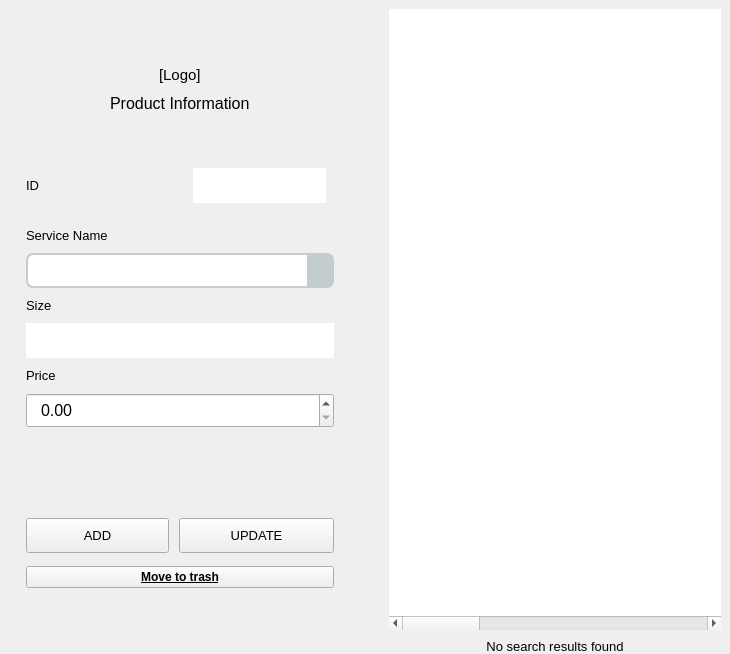
               <widget class="QWidget" name="list_prices" native="true">
                <property name="sizePolicy">
                 <sizepolicy hsizetype="Preferred" vsizetype="Expanding">
                  <horstretch>0</horstretch>
                  <verstretch>0</verstretch>
                 </sizepolicy>
                </property>
                <property name="minimumSize">
                 <size>
                  <width>730</width>
                  <height>500</height>
                 </size>
                </property>
                <layout class="QGridLayout" name="gridLayout_3">
                 <property name="leftMargin">
                  <number>0</number>
                 </property>
                 <property name="topMargin">
                  <number>0</number>
                 </property>
                 <property name="rightMargin">
                  <number>0</number>
                 </property>
                 <property name="bottomMargin">
                  <number>0</number>
                 </property>
                 <property name="spacing">
                  <number>0</number>
                 </property>
                 <item row="0" column="0">
                  <widget class="QWidget" name="price_main_widget" native="true">
                   <property name="sizePolicy">
                    <sizepolicy hsizetype="Preferred" vsizetype="Expanding">
                     <horstretch>0</horstretch>
                     <verstretch>0</verstretch>
                    </sizepolicy>
                   </property>
                   <layout class="QHBoxLayout" name="horizontalLayout_12">
                    <property name="spacing">
                     <number>0</number>
                    </property>
                    <property name="leftMargin">
                     <number>0</number>
                    </property>
                    <property name="topMargin">
                     <number>0</number>
                    </property>
                    <property name="rightMargin">
                     <number>0</number>
                    </property>
                    <property name="bottomMargin">
                     <number>0</number>
                    </property>
                    <item>
                     <widget class="QWidget" name="add_item" native="true">
                      <property name="minimumSize">
                       <size>
                        <width>350</width>
                        <height>500</height>
                       </size>
                      </property>
                      <property name="maximumSize">
                       <size>
                        <width>360</width>
                        <height>16777215</height>
                       </size>
                      </property>
                      <property name="styleSheet">
                       <string notr="true"/>
                      </property>
                      <layout class="QVBoxLayout" name="verticalLayout_11">
                       <property name="spacing">
                        <number>10</number>
                       </property>
                       <property name="leftMargin">
                        <number>26</number>
                       </property>
                       <property name="topMargin">
                        <number>26</number>
                       </property>
                       <property name="rightMargin">
                        <number>26</number>
                       </property>
                       <property name="bottomMargin">
                        <number>26</number>
                       </property>
                       <item>
                        <spacer name="verticalSpacer_13">
                         <property name="orientation">
                          <enum>Qt::Vertical</enum>
                         </property>
                         <property name="sizeHint" stdset="0">
                          <size>
                           <width>20</width>
                           <height>40</height>
                          </size>
                         </property>
                        </spacer>
                       </item>
                       <item alignment="Qt::AlignHCenter|Qt::AlignVCenter">
                        <widget class="QLabel" name="pl_logo">
                         <property name="font">
                          <font>
                           <pointsize>11</pointsize>
                          </font>
                         </property>
                         <property name="text">
                          <string>[Logo]</string>
                         </property>
                        </widget>
                       </item>
                       <item alignment="Qt::AlignHCenter">
                        <widget class="QWidget" name="product_info_widget" native="true">
                         <property name="font">
                          <font>
                           <pointsize>11</pointsize>
                          </font>
                         </property>
                         <layout class="QHBoxLayout" name="horizontalLayout_4">
                          <property name="spacing">
                           <number>13</number>
                          </property>
                          <property name="leftMargin">
                           <number>0</number>
                          </property>
                          <property name="topMargin">
                           <number>0</number>
                          </property>
                          <property name="rightMargin">
                           <number>0</number>
                          </property>
                          <property name="bottomMargin">
                           <number>0</number>
                          </property>
                          <item>
                           <widget class="QLabel" name="product_info_label">
                            <property name="font">
                             <font>
                              <pointsize>12</pointsize>
                              <weight>50</weight>
                              <bold>false</bold>
                             </font>
                            </property>
                            <property name="text">
                             <string>Product Information</string>
                            </property>
                           </widget>
                          </item>
                         </layout>
                        </widget>
                       </item>
                       <item>
                        <spacer name="verticalSpacer_8">
                         <property name="orientation">
                          <enum>Qt::Vertical</enum>
                         </property>
                         <property name="sizeHint" stdset="0">
                          <size>
                           <width>20</width>
                           <height>40</height>
                          </size>
                         </property>
                        </spacer>
                       </item>
                       <item>
                        <layout class="QHBoxLayout" name="horizontalLayout_11">
                         <property name="leftMargin">
                          <number>0</number>
                         </property>
                         <property name="topMargin">
                          <number>5</number>
                         </property>
                         <property name="bottomMargin">
                          <number>5</number>
                         </property>
                         <item>
                          <widget class="QLabel" name="label_18">
                           <property name="font">
                            <font>
                             <pointsize>10</pointsize>
                            </font>
                           </property>
                           <property name="styleSheet">
                            <string notr="true"/>
                           </property>
                           <property name="text">
                            <string>ID</string>
                           </property>
                          </widget>
                         </item>
                         <item alignment="Qt::AlignHCenter">
                          <widget class="QLineEdit" name="id_pricelist">
                           <property name="enabled">
                            <bool>true</bool>
                           </property>
                           <property name="sizePolicy">
                            <sizepolicy hsizetype="Minimum" vsizetype="Fixed">
                             <horstretch>0</horstretch>
                             <verstretch>0</verstretch>
                            </sizepolicy>
                           </property>
                           <property name="minimumSize">
                            <size>
                             <width>0</width>
                             <height>35</height>
                            </size>
                           </property>
                           <property name="maximumSize">
                            <size>
                             <width>16777215</width>
                             <height>35</height>
                            </size>
                           </property>
                           <property name="font">
                            <font>
                             <pointsize>10</pointsize>
                            </font>
                           </property>
                           <property name="cursor">
                            <cursorShape>ForbiddenCursor</cursorShape>
                           </property>
                           <property name="styleSheet">
                            <string notr="true">QLineEdit{
	padding-left: 10px;
}</string>
                           </property>
                           <property name="frame">
                            <bool>false</bool>
                           </property>
                           <property name="readOnly">
                            <bool>true</bool>
                           </property>
                          </widget>
                         </item>
                        </layout>
                       </item>
                       <item>
                        <widget class="QFrame" name="product_info_separator">
                         <property name="sizePolicy">
                          <sizepolicy hsizetype="Preferred" vsizetype="Expanding">
                           <horstretch>0</horstretch>
                           <verstretch>0</verstretch>
                          </sizepolicy>
                         </property>
                         <property name="maximumSize">
                          <size>
                           <width>16777215</width>
                           <height>2</height>
                          </size>
                         </property>
                         <property name="frameShape">
                          <enum>QFrame::StyledPanel</enum>
                         </property>
                         <property name="frameShadow">
                          <enum>QFrame::Raised</enum>
                         </property>
                        </widget>
                       </item>
                       <item>
                        <widget class="QLabel" name="label_19">
                         <property name="font">
                          <font>
                           <pointsize>10</pointsize>
                          </font>
                         </property>
                         <property name="text">
                          <string>Service Name</string>
                         </property>
                        </widget>
                       </item>
                       <item>
                        <widget class="QComboBox" name="cat_name_pricelist">
                         <property name="minimumSize">
                          <size>
                           <width>0</width>
                           <height>35</height>
                          </size>
                         </property>
                         <property name="maximumSize">
                          <size>
                           <width>16777215</width>
                           <height>35</height>
                          </size>
                         </property>
                         <property name="cursor">
                          <cursorShape>PointingHandCursor</cursorShape>
                         </property>
                         <property name="styleSheet">
                          <string notr="true">QComboBox{
	background-color:white;
	color:black;
	border-radius:7px;
    border: 2px solid #c3ccce;
	padding-left: 10px;

}

QComboBox::drop-down {
	border: 0px;
	background-color: #c3ccce;
	padding: 5px 5px;
width: 15px;
}

QComboBox::down-arrow {
	image: url(:/icon/icon/down-arrow.png);
	width: 15px;
	height: 15px;
	padding: 10px 10px;
}</string>
                         </property>
                        </widget>
                       </item>
                       <item>
                        <widget class="QLabel" name="label_20">
                         <property name="font">
                          <font>
                           <pointsize>10</pointsize>
                          </font>
                         </property>
                         <property name="text">
                          <string>Size</string>
                         </property>
                        </widget>
                       </item>
                       <item>
                        <widget class="QLineEdit" name="size_pricelist">
                         <property name="minimumSize">
                          <size>
                           <width>0</width>
                           <height>35</height>
                          </size>
                         </property>
                         <property name="maximumSize">
                          <size>
                           <width>16777215</width>
                           <height>35</height>
                          </size>
                         </property>
                         <property name="font">
                          <font>
                           <pointsize>10</pointsize>
                          </font>
                         </property>
                         <property name="styleSheet">
                          <string notr="true">QDoubleSpinBox{
	padding-left: 10px;
}</string>
                         </property>
                         <property name="frame">
                          <bool>false</bool>
                         </property>
                        </widget>
                       </item>
                       <item>
                        <widget class="QLabel" name="label_21">
                         <property name="font">
                          <font>
                           <pointsize>10</pointsize>
                          </font>
                         </property>
                         <property name="text">
                          <string>Price</string>
                         </property>
                        </widget>
                       </item>
                       <item>
                        <widget class="QDoubleSpinBox" name="price_pricelist">
                         <property name="minimumSize">
                          <size>
                           <width>0</width>
                           <height>35</height>
                          </size>
                         </property>
                         <property name="font">
                          <font>
                           <pointsize>12</pointsize>
                          </font>
                         </property>
                         <property name="styleSheet">
                          <string notr="true">QDoubleSpinBox{
	padding-left: 10px;
}</string>
                         </property>
                         <property name="maximum">
                          <double>9999999.000000000000000</double>
                         </property>
                        </widget>
                       </item>
                       <item>
                        <spacer name="verticalSpacer_11">
                         <property name="orientation">
                          <enum>Qt::Vertical</enum>
                         </property>
                         <property name="sizeHint" stdset="0">
                          <size>
                           <width>20</width>
                           <height>40</height>
                          </size>
                         </property>
                        </spacer>
                       </item>
                       <item>
                        <spacer name="verticalSpacer_7">
                         <property name="orientation">
                          <enum>Qt::Vertical</enum>
                         </property>
                         <property name="sizeHint" stdset="0">
                          <size>
                           <width>20</width>
                           <height>40</height>
                          </size>
                         </property>
                        </spacer>
                       </item>
                       <item>
                        <widget class="QWidget" name="widget_15" native="true">
                         <property name="sizePolicy">
                          <sizepolicy hsizetype="Preferred" vsizetype="Expanding">
                           <horstretch>0</horstretch>
                           <verstretch>0</verstretch>
                          </sizepolicy>
                         </property>
                         <layout class="QVBoxLayout" name="verticalLayout_42">
                          <property name="spacing">
                           <number>13</number>
                          </property>
                          <property name="leftMargin">
                           <number>0</number>
                          </property>
                          <property name="topMargin">
                           <number>0</number>
                          </property>
                          <property name="rightMargin">
                           <number>0</number>
                          </property>
                          <property name="bottomMargin">
                           <number>0</number>
                          </property>
                          <item>
                           <layout class="QHBoxLayout" name="horizontalLayout_50">
                            <property name="spacing">
                             <number>10</number>
                            </property>
                            <item>
                             <widget class="QPushButton" name="add_item_pricelist_btn">
                              <property name="sizePolicy">
                               <sizepolicy hsizetype="Expanding" vsizetype="Fixed">
                                <horstretch>0</horstretch>
                                <verstretch>0</verstretch>
                               </sizepolicy>
                              </property>
                              <property name="minimumSize">
                               <size>
                                <width>0</width>
                                <height>35</height>
                               </size>
                              </property>
                              <property name="maximumSize">
                               <size>
                                <width>16777215</width>
                                <height>35</height>
                               </size>
                              </property>
                              <property name="font">
                               <font>
                                <pointsize>10</pointsize>
                               </font>
                              </property>
                              <property name="cursor">
                               <cursorShape>PointingHandCursor</cursorShape>
                              </property>
                              <property name="text">
                               <string>ADD</string>
                              </property>
                             </widget>
                            </item>
                            <item>
                             <widget class="QPushButton" name="update_pricelist_btn">
                              <property name="sizePolicy">
                               <sizepolicy hsizetype="Expanding" vsizetype="Maximum">
                                <horstretch>0</horstretch>
                                <verstretch>0</verstretch>
                               </sizepolicy>
                              </property>
                              <property name="minimumSize">
                               <size>
                                <width>155</width>
                                <height>35</height>
                               </size>
                              </property>
                              <property name="maximumSize">
                               <size>
                                <width>16777215</width>
                                <height>16777215</height>
                               </size>
                              </property>
                              <property name="font">
                               <font>
                                <pointsize>10</pointsize>
                               </font>
                              </property>
                              <property name="cursor">
                               <cursorShape>PointingHandCursor</cursorShape>
                              </property>
                              <property name="text">
                               <string>UPDATE</string>
                              </property>
                             </widget>
                            </item>
                           </layout>
                          </item>
                          <item>
                           <layout class="QHBoxLayout" name="horizontalLayout_13">
                            <item>
                             <widget class="QPushButton" name="delete_pricelist_btn">
                              <property name="sizePolicy">
                               <sizepolicy hsizetype="Expanding" vsizetype="Minimum">
                                <horstretch>0</horstretch>
                                <verstretch>0</verstretch>
                               </sizepolicy>
                              </property>
                              <property name="minimumSize">
                               <size>
                                <width>0</width>
                                <height>20</height>
                               </size>
                              </property>
                              <property name="maximumSize">
                               <size>
                                <width>16777215</width>
                                <height>16777215</height>
                               </size>
                              </property>
                              <property name="font">
                               <font>
                                <pointsize>9</pointsize>
                                <weight>75</weight>
                                <bold>true</bold>
                                <underline>true</underline>
                               </font>
                              </property>
                              <property name="cursor">
                               <cursorShape>PointingHandCursor</cursorShape>
                              </property>
                              <property name="text">
                               <string>Move to trash</string>
                              </property>
                             </widget>
                            </item>
                           </layout>
                          </item>
                         </layout>
                        </widget>
                       </item>
                       <item>
                        <spacer name="verticalSpacer_18">
                         <property name="orientation">
                          <enum>Qt::Vertical</enum>
                         </property>
                         <property name="sizeHint" stdset="0">
                          <size>
                           <width>20</width>
                           <height>40</height>
                          </size>
                         </property>
                        </spacer>
                       </item>
                      </layout>
                     </widget>
                    </item>
                    <item>
                     <widget class="QWidget" name="table_item" native="true">
                      <property name="sizePolicy">
                       <sizepolicy hsizetype="Expanding" vsizetype="Preferred">
                        <horstretch>0</horstretch>
                        <verstretch>0</verstretch>
                       </sizepolicy>
                      </property>
                      <layout class="QVBoxLayout" name="verticalLayout_10">
                       <property name="spacing">
                        <number>0</number>
                       </property>
                       <property name="leftMargin">
                        <number>20</number>
                       </property>
                       <property name="topMargin">
                        <number>0</number>
                       </property>
                       <property name="rightMargin">
                        <number>0</number>
                       </property>
                       <property name="bottomMargin">
                        <number>0</number>
                       </property>
                       <item>
                        <widget class="QWidget" name="pricelist_table_widget" native="true">
                         <layout class="QVBoxLayout" name="verticalLayout_63">
                          <item>
                           <widget class="QTableWidget" name="pricelist_table">
                            <property name="enabled">
                             <bool>true</bool>
                            </property>
                            <property name="cursor" stdset="0">
                             <cursorShape>IBeamCursor</cursorShape>
                            </property>
                            <property name="autoFillBackground">
                             <bool>false</bool>
                            </property>
                            <property name="styleSheet">
                             <string notr="true">
#tableWidget{
	color: rgb(255, 255, 255);
	gridline-color: rgb(255, 255, 255);
	background-color: #1a1c28;
	alternate-background-color: yellow;
     	background-color: red;
}</string>
                            </property>
                            <property name="frameShape">
                             <enum>QFrame::NoFrame</enum>
                            </property>
                            <property name="frameShadow">
                             <enum>QFrame::Raised</enum>
                            </property>
                            <property name="lineWidth">
                             <number>1</number>
                            </property>
                            <property name="sizeAdjustPolicy">
                             <enum>QAbstractScrollArea::AdjustIgnored</enum>
                            </property>
                            <property name="editTriggers">
                             <set>QAbstractItemView::NoEditTriggers</set>
                            </property>
                            <property name="alternatingRowColors">
                             <bool>true</bool>
                            </property>
                            <property name="selectionMode">
                             <enum>QAbstractItemView::MultiSelection</enum>
                            </property>
                            <property name="selectionBehavior">
                             <enum>QAbstractItemView::SelectRows</enum>
                            </property>
                            <property name="showGrid">
                             <bool>true</bool>
                            </property>
                            <property name="gridStyle">
                             <enum>Qt::NoPen</enum>
                            </property>
                            <property name="sortingEnabled">
                             <bool>true</bool>
                            </property>
                            <property name="cornerButtonEnabled">
                             <bool>true</bool>
                            </property>
                            <attribute name="horizontalHeaderVisible">
                             <bool>false</bool>
                            </attribute>
                            <attribute name="horizontalHeaderCascadingSectionResizes">
                             <bool>true</bool>
                            </attribute>
                            <attribute name="horizontalHeaderDefaultSectionSize">
                             <number>173</number>
                            </attribute>
                            <attribute name="horizontalHeaderHighlightSections">
                             <bool>true</bool>
                            </attribute>
                            <attribute name="horizontalHeaderMinimumSectionSize">
                             <number>100</number>
                            </attribute>
                            <attribute name="horizontalHeaderStretchLastSection">
                             <bool>true</bool>
                            </attribute>
                            <attribute name="verticalHeaderCascadingSectionResizes">
                             <bool>true</bool>
                            </attribute>
                            <attribute name="verticalHeaderHighlightSections">
                             <bool>true</bool>
                            </attribute>
                            <attribute name="verticalHeaderShowSortIndicator" stdset="0">
                             <bool>true</bool>
                            </attribute>
                            <column>
                             <property name="text">
                              <string>Product ID</string>
                             </property>
                             <property name="font">
                              <font>
                               <pointsize>10</pointsize>
                               <weight>75</weight>
                               <bold>true</bold>
                              </font>
                             </property>
                            </column>
                            <column>
                             <property name="text">
                              <string>Service Name</string>
                             </property>
                             <property name="font">
                              <font>
                               <pointsize>10</pointsize>
                               <weight>75</weight>
                               <bold>true</bold>
                              </font>
                             </property>
                            </column>
                            <column>
                             <property name="text">
                              <string>Size</string>
                             </property>
                             <property name="font">
                              <font>
                               <pointsize>10</pointsize>
                               <weight>75</weight>
                               <bold>true</bold>
                              </font>
                             </property>
                            </column>
                            <column>
                             <property name="text">
                              <string>Price</string>
                             </property>
                             <property name="font">
                              <font>
                               <pointsize>10</pointsize>
                               <weight>75</weight>
                               <bold>true</bold>
                              </font>
                             </property>
                            </column>
                           </widget>
                          </item>
                         </layout>
                        </widget>
                       </item>
                       <item>
                        <widget class="QLabel" name="no_pricelist_found">
                         <property name="font">
                          <font>
                           <pointsize>10</pointsize>
                          </font>
                         </property>
                         <property name="text">
                          <string>No search results found</string>
                         </property>
                         <property name="alignment">
                          <set>Qt::AlignCenter</set>
                         </property>
                        </widget>
                       </item>
                      </layout>
                     </widget>
                    </item>
                   </layout>
                  </widget>
                 </item>
                </layout>
               </widget>
